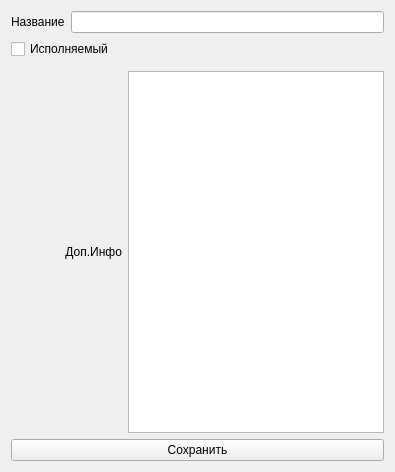
<?xml version="1.0" encoding="UTF-8"?>
<ui version="4.0">
 <class>Form</class>
 <widget class="QWidget" name="Form">
  <property name="geometry">
   <rect>
    <x>0</x>
    <y>0</y>
    <width>395</width>
    <height>472</height>
   </rect>
  </property>
  <property name="windowTitle">
   <string>EdotAction</string>
  </property>
  <layout class="QVBoxLayout" name="verticalLayout">
   <item>
    <layout class="QHBoxLayout" name="horizontalLayout_4">
     <item>
      <widget class="QLabel" name="label">
       <property name="text">
        <string>Название</string>
       </property>
      </widget>
     </item>
     <item>
      <widget class="QLineEdit" name="leAction"/>
     </item>
    </layout>
   </item>
   <item>
    <widget class="QCheckBox" name="checkBox">
     <property name="text">
      <string>Исполняемый</string>
     </property>
    </widget>
   </item>
   <item>
    <widget class="QGroupBox" name="groupBox">
     <property name="maximumSize">
      <size>
       <width>16777215</width>
       <height>0</height>
      </size>
     </property>
     <property name="title">
      <string>Поле ввода Python скрипта</string>
     </property>
     <layout class="QGridLayout" name="gridLayout">
      <item row="0" column="0">
       <widget class="QTextEdit" name="teScrypt">
        <property name="sizePolicy">
         <sizepolicy hsizetype="Preferred" vsizetype="Expanding">
          <horstretch>0</horstretch>
          <verstretch>0</verstretch>
         </sizepolicy>
        </property>
        <property name="lineWrapMode">
         <enum>QTextEdit::NoWrap</enum>
        </property>
       </widget>
      </item>
     </layout>
    </widget>
   </item>
   <item>
    <layout class="QHBoxLayout" name="horizontalLayout_2">
     <item>
      <widget class="QLabel" name="label_3">
       <property name="text">
        <string>Доп.Инфо</string>
       </property>
       <property name="alignment">
        <set>Qt::AlignRight|Qt::AlignTrailing|Qt::AlignVCenter</set>
       </property>
      </widget>
     </item>
     <item>
      <widget class="QTextEdit" name="teNote">
       <property name="sizePolicy">
        <sizepolicy hsizetype="Preferred" vsizetype="Expanding">
         <horstretch>0</horstretch>
         <verstretch>0</verstretch>
        </sizepolicy>
       </property>
      </widget>
     </item>
    </layout>
   </item>
   <item>
    <layout class="QHBoxLayout" name="horizontalLayout">
     <item>
      <widget class="QPushButton" name="pbSave">
       <property name="text">
        <string>Сохранить</string>
       </property>
      </widget>
     </item>
    </layout>
   </item>
  </layout>
 </widget>
 <resources/>
 <connections/>
</ui>
